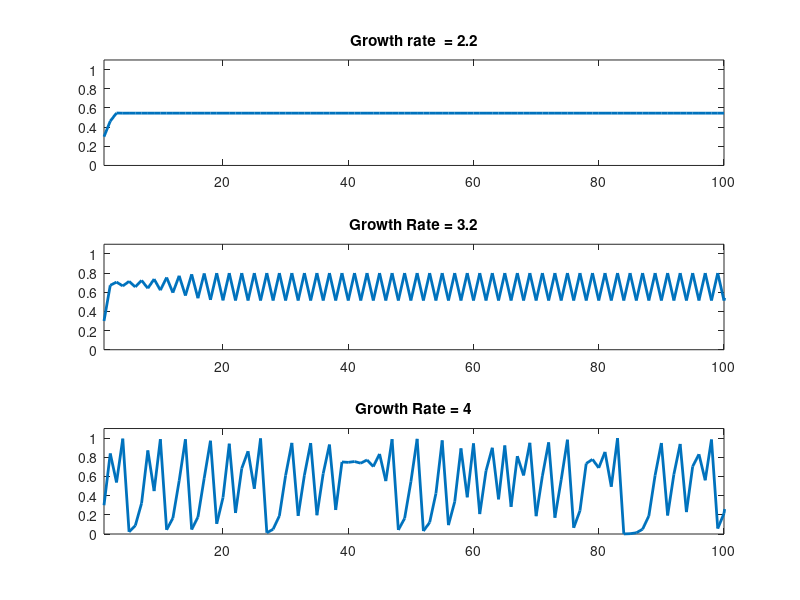
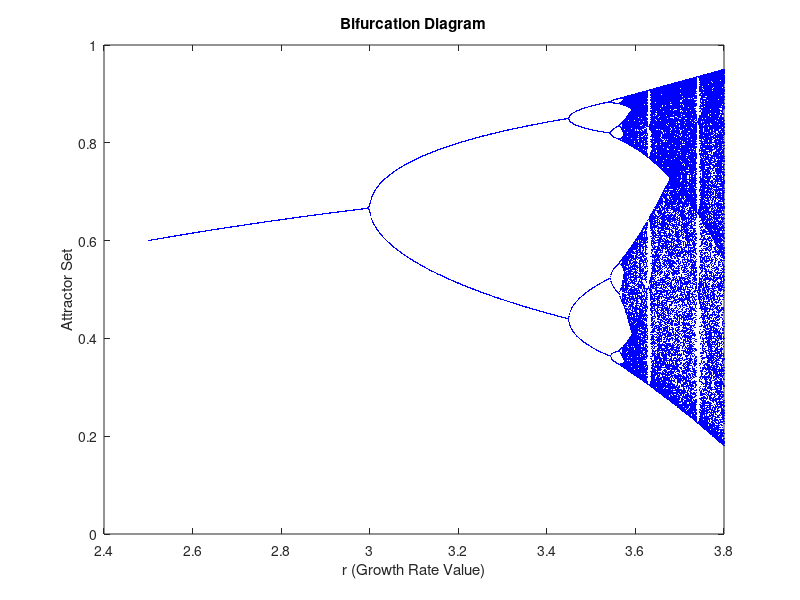

Reproduce these figures in MATLAB, in order.
clear all

r = 2.2;
N = 0.3;

figure(1), clf

subplot(3,1,1), box on

for t = 1:99
    N(t+1) = r*N(t)*(1 - N(t));
end

plot([1:100],N,'linewidth',2)
xlim([1 100]); ylim([0 1.1])
title(['Growth rate  = ' num2str(r,3)])

%for different values of r

r = 3.2;
subplot(3,1,2), box on
for t = 1:100
    N(t+1) = r*N(t)*(1 - N(t));
end
plot(N,'linewidth',2)
xlim([1 100]); ylim([0 1.1])
title(['Growth Rate = ' num2str(r,3)])

%repeat with another different r

r = 4;
subplot(3,1,3), box on
for t = 1:100
    N(t+1) = r*N(t)*(1 - N(t));
end
plot(N,'linewidth',2)
xlim([1 100]); ylim([0 1.1])
title(['Growth Rate = ' num2str(r,3)])

% Initialise new figure
figure(2), clf, hold on, box on;

r_list = linspace(2.5,3.8,1500);

XX = []; YY = [];

%go through r values in for loop
for i = 1:length(r_list)
    N = 0.3;
    r = r_list(i);
    
    %simulate population
    for t = 1:1000
        N(t+1) = r*N(t)*(1 - N(t));
    end

    %save 200 values in time series
    Y = N(800:end);

    X = ones(size(Y))*r;

    XX = [XX X]; YY = [YY Y];
end

plot(XX, YY, '.', 'MarkerSize', 1, 'Color', 'b');
xlabel('r (Growth Rate Value)');
ylabel('Attractor Set');
title('Bifurcation Diagram');
